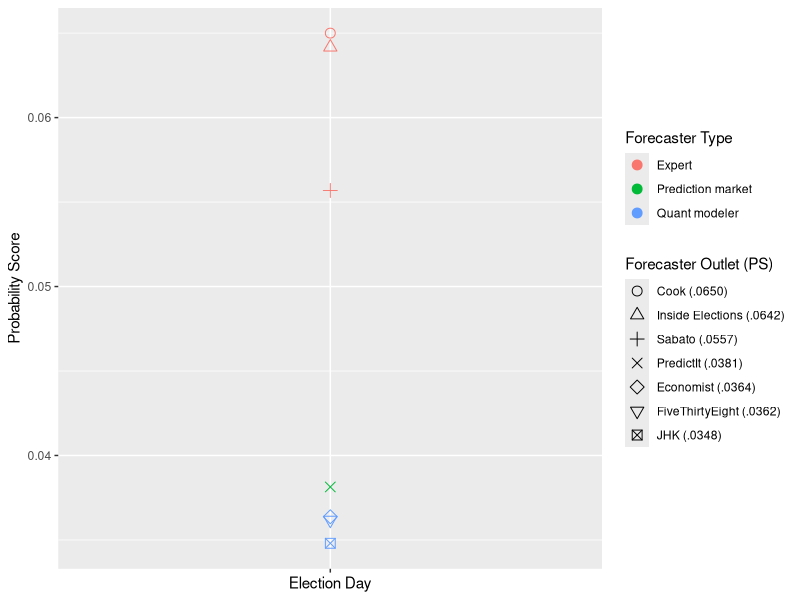
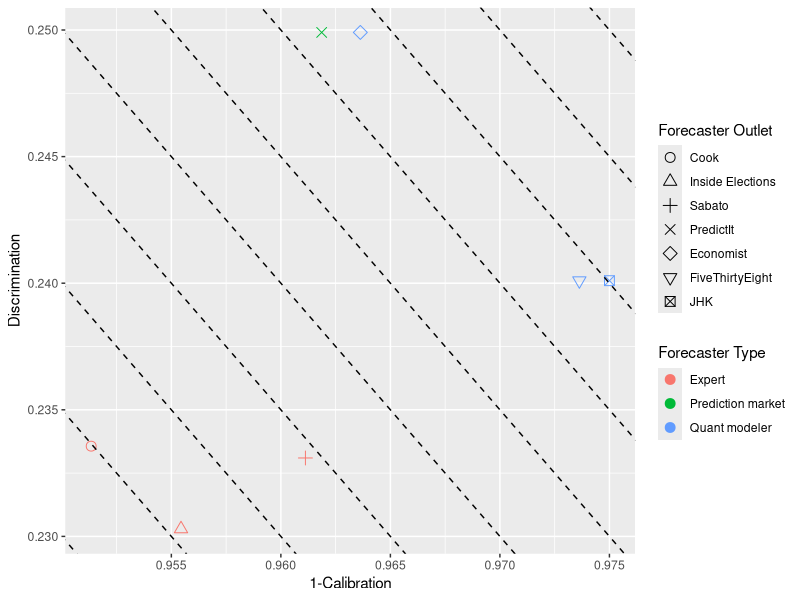
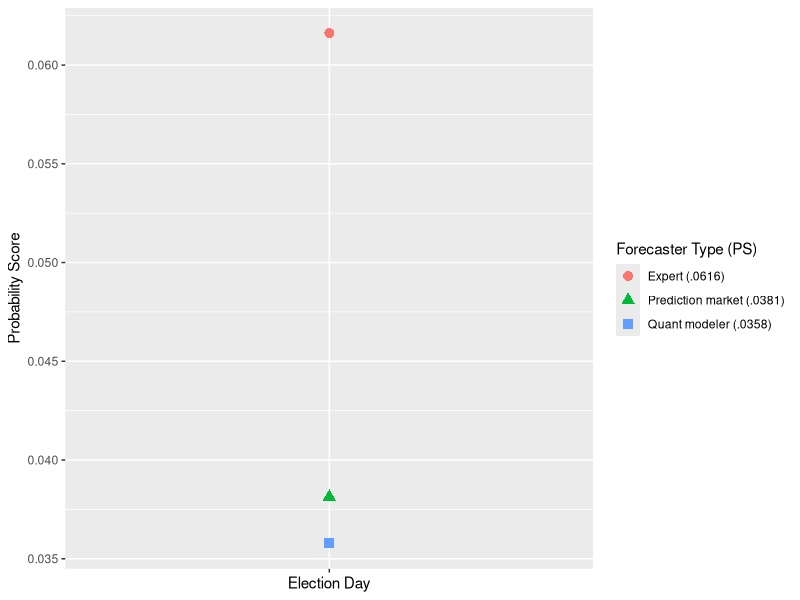
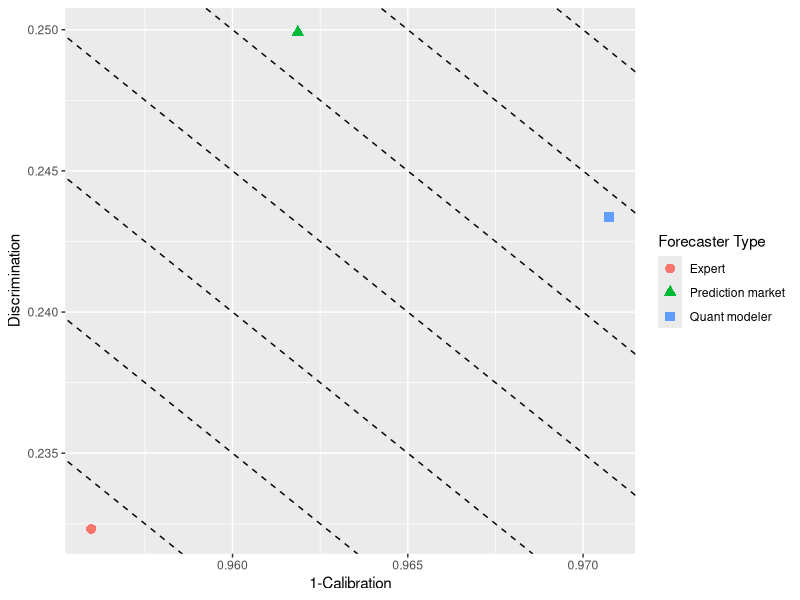
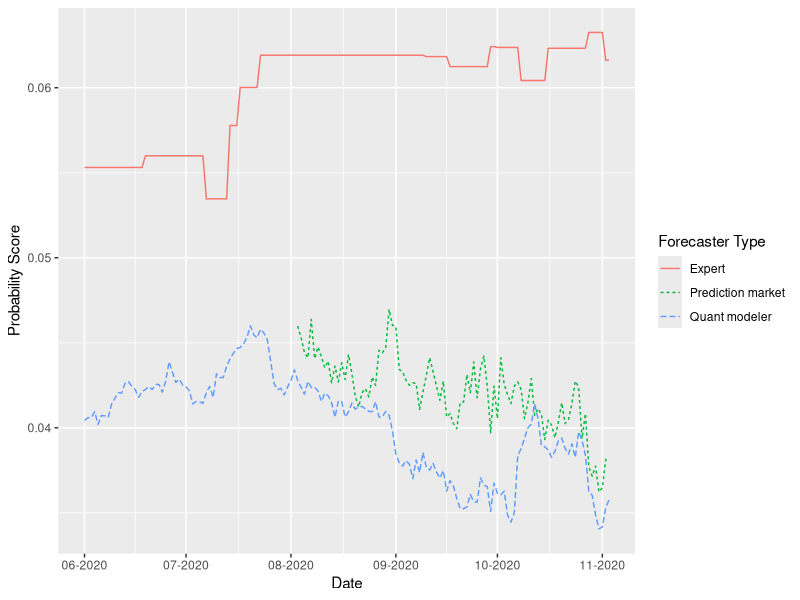
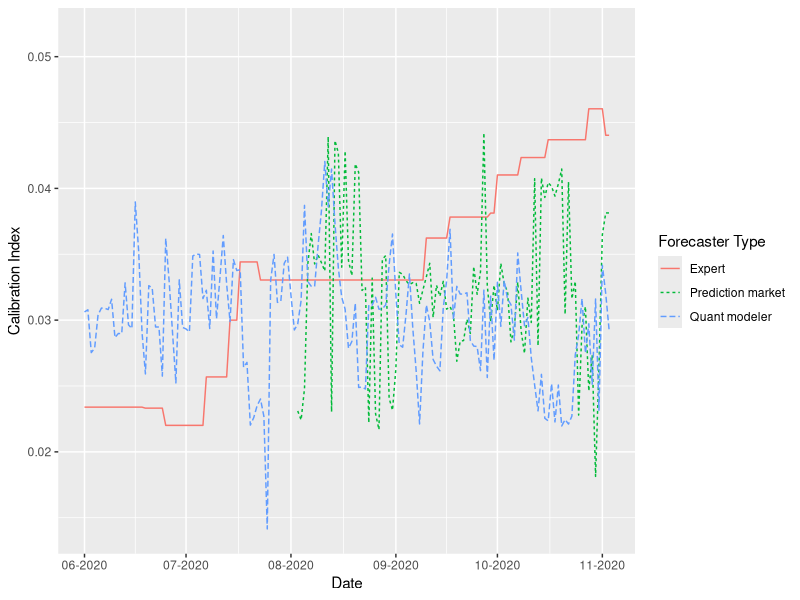
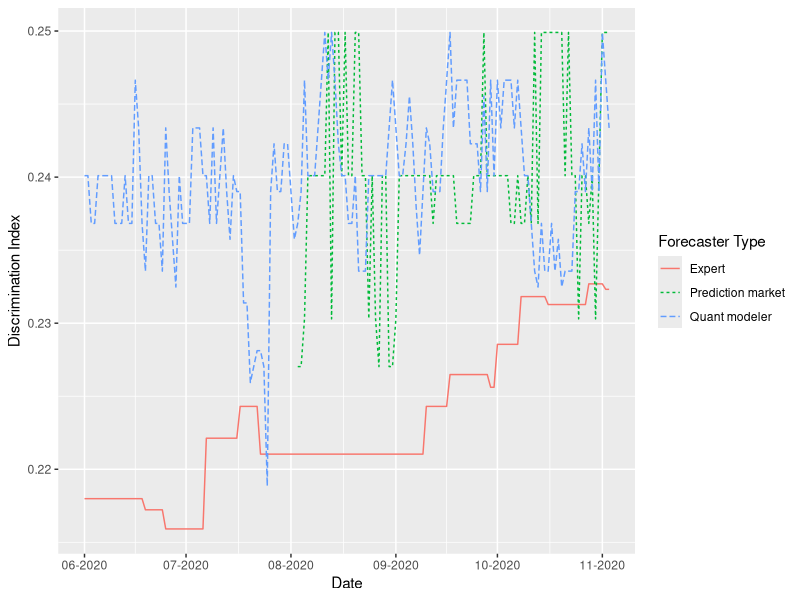

Source code (R) for these figures, in order:
#### Analysis of results ####

#### Setup ####

# Load packages
library(tidyverse)

### Load data
setwd("data/Election_results")
f_results <- read_csv("results_byforecaster.csv")
# ft_results <- read_csv("results_byforecastertype.csv")

# # Drop JHK
# f_results <- filter(f_results, forecaster != "jhk")
# ft_results <- filter(ft_results, forecaster_type != "quant_modeler")
# Keep JHK
# ft_results <- filter(ft_results, forecaster_type != "quant_modeler_nojhk")

# # Round results to nearest 4th decimal
# f_results[, 3:7] <- round(f_results[, 3:7], 4)
# ft_results[, 3:7] <- round(ft_results[, 3:7], 4)

# Add forecaster type variable to forecaster outlet data
f_results <- mutate(f_results, forecaster_type = 
                      case_when(forecaster == "538" | forecaster == "economist" | forecaster == "jhk" ~ "quant_modeler", 
                                forecaster == "cook" | forecaster == "sabato" | forecaster == "inside" ~ "expert", 
                                forecaster == "predictit" ~ "market"))

# Calculate mean scores
ft_means <- group_by(f_results, forecaster_type, date) %>% 
  summarise(PS = mean(PS), VI = mean(VI), CI = mean(CI), DI = mean(DI)) %>% 
  mutate(PS_calc = VI+CI-DI) %>% 
  mutate(PS_diff = PS - PS_calc)

# Cut off dates before June 1, 2020
# f_results <- filter(f_results, date >= as.Date("2020-06-01"))
# ft_results <- filter(ft_results, date >= as.Date("2020-06-01"))

#### Graphing ####

#### Election day forecasts

# Select election day forecasts
f_results_eday <- filter(f_results, date == as.Date("2020-11-03"))
ft_means_eday <- filter(ft_means, date == as.Date("2020-11-03"))

### Forecaster outlets

## PS
ggplot(f_results_eday, aes(y = PS, x = date, color = forecaster_type, shape = forecaster)) + 
  geom_point(size = 3) + 
  ylab("Probability Score") + xlab("Election Day") +  
  theme(axis.text.x=element_blank()) + 
  scale_color_discrete(name = "Forecaster Type", labels = c("Expert", "Prediction market", "Quant modeler")) + 
  scale_shape_manual(values=1:7, limits = c("cook", "inside", "sabato", "predictit", "economist", "538", "jhk"), 
                       name = "Forecaster Outlet (PS)", 
                       labels = c("Cook (.0650)", "Inside Elections (.0642)", "Sabato (.0557)", 
                                  "PredictIt (.0381)", "Economist (.0364)", "FiveThirtyEight (.0362)", 
                                  "JHK (.0348)"))

  
## CI + DI
ggplot(f_results_eday, aes(x = 1-CI, y = DI, color = forecaster_type, shape = forecaster)) + 
  geom_point(size = 3) + 
  xlab("1-Calibration") + ylab("Discrimination") + 
  scale_color_discrete(name = "Forecaster Type", labels = c("Expert", "Prediction market", "Quant modeler")) + 
  scale_shape_manual(values=1:7, limits = c("cook", "inside", "sabato", "predictit", "economist", "538", "jhk"), 
                    name = "Forecaster Outlet", 
                    labels = c("Cook", "Inside Elections", "Sabato", 
                               "PredictIt", "Economist", "FiveThirtyEight", 
                               "JHK")) + 
  geom_abline(slope = -1, intercept = seq(0, 10, by = .005), lty = "dashed")

### Forecaster types

## PS
ggplot(ft_means_eday, aes(y = PS, x = date, color = forecaster_type, shape = forecaster_type)) + 
  geom_point(size = 3) + 
  ylab("Probability Score") + xlab("Election Day") +  
  theme(axis.text.x=element_blank()) + 
  scale_shape_discrete(name = "Forecaster Type (PS)", 
                       labels = c("Expert (.0616)", "Prediction market (.0381)", "Quant modeler (.0358)")) + 
  scale_color_discrete(name = "Forecaster Type (PS)", 
                       labels = c("Expert (.0616)", "Prediction market (.0381)", "Quant modeler (.0358)"))

## CI + DI
ggplot(ft_means_eday, aes(x = 1-CI, y = DI, color = forecaster_type, shape = forecaster_type)) + 
  geom_point(size = 3) + 
  xlab("1-Calibration") + ylab("Discrimination") + 
  scale_color_discrete(name = "Forecaster Type", labels = c("Expert", "Prediction market", "Quant modeler")) + 
  scale_shape_discrete(name = "Forecaster Type", labels = c("Expert", "Prediction market", "Quant modeler")) + 
  geom_abline(slope = -1, intercept = seq(0, 10, by = .005), lty = "dashed")

#### Forecasts over time

### Forecaster outlets

# ## PS
# ggplot(f_results, aes(y = PS, x = date, color = forecaster_type, lty = forecaster)) + 
#   geom_path() + 
#   ylab("Probability Score") + 
#   scale_x_date(date_labels = "%m-%Y", date_breaks = "1 month", 
#                limit=c(as.Date("2020-06-01"),as.Date("2020-11-03")), name = "Date") + 
#   scale_color_discrete(name = "Forecaster Type", labels = c("Expert", "Prediction market", "Quant modeler")) + 
#   scale_linetype_discrete(limits = c("cook", "inside", "sabato", "predictit", "economist", "538", "jhk"), 
#                      name = "Forecaster Outlet", 
#                      labels = c("Cook", "Inside Elections", "Sabato", 
#                                 "PredictIt", "Economist", "FiveThirtyEight", 
#                                 "JHK"))
# 
# ## CI
# ggplot(f_results, aes(y = CI, x = date, color = forecaster_type, lty = forecaster)) + 
#   geom_path() + 
#   ylab("Calibration Index") + 
#   scale_x_date(date_labels = "%m-%Y", date_breaks = "1 month", 
#                limit=c(as.Date("2020-06-01"),as.Date("2020-11-03")), name = "Date") + 
#   scale_color_discrete(name = "Forecaster Type", labels = c("Expert", "Prediction market", "Quant modeler")) + 
#   scale_linetype_discrete(limits = c("cook", "inside", "sabato", "predictit", "economist", "538", "jhk"), 
#                           name = "Forecaster Outlet", 
#                           labels = c("Cook", "Inside Elections", "Sabato", 
#                                      "PredictIt", "Economist", "FiveThirtyEight", 
#                                      "JHK"))
# 
# ## DI
# ggplot(f_results, aes(y = DI, x = date, color = forecaster_type, lty = forecaster)) + 
#   geom_path() + 
#   ylab("Discrimination Index") + 
#   scale_x_date(date_labels = "%m-%Y", date_breaks = "1 month", 
#                limit=c(as.Date("2020-06-01"),as.Date("2020-11-03")), name = "Date") + 
#   scale_color_discrete(name = "Forecaster Type", labels = c("Expert", "Prediction market", "Quant modeler")) + 
#   scale_linetype_discrete(limits = c("cook", "inside", "sabato", "predictit", "economist", "538", "jhk"), 
#                           name = "Forecaster Outlet", 
#                           labels = c("Cook", "Inside Elections", "Sabato", 
#                                      "PredictIt", "Economist", "FiveThirtyEight", 
#                                      "JHK"))

### Forecaster types

## PS
ggplot(ft_means, aes(y = PS, x = date, color = forecaster_type, lty = forecaster_type)) + 
  geom_path() + 
  ylab("Probability Score") + 
  scale_x_date(date_labels = "%m-%Y", date_breaks = "1 month", 
               limit=c(as.Date("2020-06-01"),as.Date("2020-11-03")), name = "Date") + 
  scale_color_discrete(name = "Forecaster Type", labels = c("Expert", "Prediction market", "Quant modeler")) + 
  scale_linetype_discrete(name = "Forecaster Type", labels = c("Expert", "Prediction market", "Quant modeler"))

## CI
ggplot(ft_means, aes(y = CI, x = date, color = forecaster_type, lty = forecaster_type)) + 
  geom_path() + 
  ylab("Calibration Index") + 
  scale_x_date(date_labels = "%m-%Y", date_breaks = "1 month", 
               limit=c(as.Date("2020-06-01"),as.Date("2020-11-03")), name = "Date") + 
  scale_color_discrete(name = "Forecaster Type", labels = c("Expert", "Prediction market", "Quant modeler")) + 
  scale_linetype_discrete(name = "Forecaster Type", labels = c("Expert", "Prediction market", "Quant modeler"))

## DI
ggplot(ft_means, aes(y = DI, x = date, color = forecaster_type, lty = forecaster_type)) + 
  geom_path() + 
  ylab("Discrimination Index") + 
  scale_x_date(date_labels = "%m-%Y", date_breaks = "1 month", 
               limit=c(as.Date("2020-06-01"),as.Date("2020-11-03")), name = "Date") + 
  scale_color_discrete(name = "Forecaster Type", labels = c("Expert", "Prediction market", "Quant modeler")) + 
  scale_linetype_discrete(name = "Forecaster Type", labels = c("Expert", "Prediction market", "Quant modeler"))
